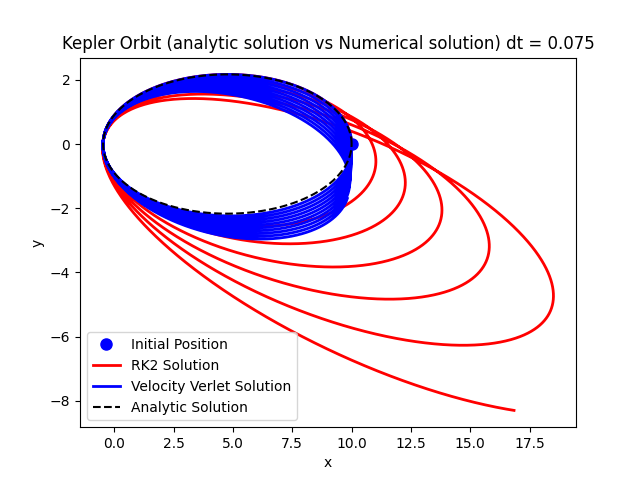

The Python source for this figure:
import numpy as np
import matplotlib.pyplot as plt
import math




# analytic solution for Kepler's equation
theta = np.linspace(0, 2 * np.pi, 10000)
e = -0.91
p = 0.9
r = p / (1 + e * np.cos(theta))
x = r * np.cos(theta)
y = r * np.sin(theta)

plt.plot(x, y, 'k--', label='Analytic Solution')  # plot the analytic solution

plt.legend(loc='upper right', fontsize=14)
plt.xlabel('x', fontsize=15)
plt.ylabel('y', fontsize=15) 

plt.setp(plt.gca().get_xticklabels(), fontsize=15)
plt.setp(plt.gca().get_yticklabels(), fontsize=15)
plt.title('Kepler Orbit (analytic solution)', fontsize=15)
plt.savefig('kepler_orbit_analytic.png')
plt.show()


#initial setup for the numerical solution
rx0 = 10
ry0 = 0
vx0 = 0
vy0 = 0.3/(np.sqrt(rx0))

dt =  [0.125, 0.100, 0.075]
Nt = 10000

def accecleration(rx, ry):
    r = np.sqrt(rx**2 + ry**2)
    ax = -rx / r**3
    ay = -ry / r**3
    return ax, ay

def RK2(rx, ry, vx, vy, dt):
    for i in range(Nt - 1):
        ax, ay = accecleration(rx[i], ry[i])
        rx_mid = rx[i] + 0.5 * dt * vx[i]
        ry_mid = ry[i] + 0.5 * dt * vy[i]
        vx_mid = vx[i] + 0.5 * dt * ax
        vy_mid = vy[i] + 0.5 * dt * ay
        
        ax_mid, ay_mid = accecleration(rx_mid, ry_mid)
        rx[i+1] = rx[i] + dt * vx_mid
        ry[i+1] = ry[i] + dt * vy_mid
        vx[i+1] = vx[i] + dt * ax_mid
        vy[i+1] = vy[i] + dt * ay_mid

def velocity_verlet(rx, ry, vx, vy, dt):
    for i in range(Nt - 1):
        ax, ay = accecleration(rx[i], ry[i])
        rx[i+1] = rx[i] + vx[i] * dt + 0.5 * ax * dt**2
        ry[i+1] = ry[i] + vy[i] * dt + 0.5 * ay * dt**2

        ax_next, ay_next = accecleration(rx[i+1], ry[i+1])
        vx[i+1] = vx[i] + 0.5 * (ax + ax_next) * dt
        vy[i+1] = vy[i] + 0.5 * (ay + ay_next) * dt

def total_energy(rx, ry, vx, vy, Nt):
    E_total = np.zeros(Nt)
    for i in range(Nt):
        r = np.sqrt(rx[i]**2 + ry[i]**2)
        kinetic_energy = 0.5 * (vx[i]**2 + vy[i]**2)
        potential_energy = -1 / r
        E_total[i] = kinetic_energy + potential_energy
    return E_total    



for i in range(len(dt)):
    #Implemeting the numerical solution using the 2nd order Runge-Kutta method
    rx_RK = np.zeros(Nt)
    ry_RK = np.zeros(Nt)
    rx_RK[0] = rx0
    ry_RK[0] = ry0
    vx_RK = np.zeros(Nt)
    vy_RK = np.zeros(Nt)
    vx_RK[0] = vx0
    vy_RK[0] = vy0

    # Implemeting the numerical solution using the velocity verlet method
    rx_vv = np.zeros(Nt)
    ry_vv = np.zeros(Nt)
    rx_vv[0] = rx0
    ry_vv[0] = ry0 
    vx_vv = np.zeros(Nt)
    vy_vv = np.zeros(Nt)
    vx_vv[0] = vx0
    vy_vv[0] = vy0
    
    velocity_verlet(rx_vv, ry_vv, vx_vv, vy_vv, dt[i])
    RK2(rx_RK, ry_RK, vx_RK, vy_RK, dt[i])

    plt.plot(rx0, ry0, 'bo', label='Initial Position', markersize=8)  # plot the initial position

    #plotting the RK2 numerical solution
    plt.plot(rx_RK, ry_RK, color='red', label='RK2 Solution', linewidth=2)  # plot the numerical solution
    #plotting the velocity verlet numerical solution
    plt.plot(rx_vv, ry_vv, color='blue', label='Velocity Verlet Solution', linewidth=2)  # plot the numerical solution
    #Plotting the annalytic solution
    plt.plot(x, y, 'k--', label='Analytic Solution')  # plot the analytic solution
    plt.legend(loc='upper right', fontsize=14)
    plt.xlabel('x', fontsize=15)
    plt.ylabel('y', fontsize=15) 

    plt.setp(plt.gca().get_xticklabels(), fontsize=15)
    plt.setp(plt.gca().get_yticklabels(), fontsize=15)
    plt.title('Kepler Orbit (analytic solution)', fontsize=15)
    plt.title('Kepler Orbit (analytic solution vs Numerical solution) dt = ' + str(dt[i]))
    #plt.savefig('kepler_orbit_dt' + str(dt[i]) + '.png')
    plt.show()

    #Energy RK2
    E_RK = total_energy(rx_RK, ry_RK, vx_RK, vy_RK, Nt)
    #Energy velocity verlet
    E_vv = total_energy(rx_vv, ry_vv, vx_vv, vy_vv, Nt)

    #plottting the total energy vs time for both methods
    plt.plot(np.arange(Nt) * dt[i], E_RK, color='red', label='RK2 Total Energy', linewidth=2)
    plt.plot(np.arange(Nt) * dt[i], E_vv, color='blue', label='Velocity Verlet Total Energy', linewidth=2)
    plt.xlabel('Time') 
    plt.ylabel('Total Energy')
    plt.setp(plt.gca().get_xticklabels(), fontsize=12)
    plt.setp(plt.gca().get_yticklabels(), fontsize=12)
    plt.title('Total Energy vs Time for Kepler Orbit dt = ' + str(dt[i]))
    plt.legend(loc='upper right')
    plt.savefig('kepler_energy_dt' + str(dt[i]) + '.png')
    plt.show()